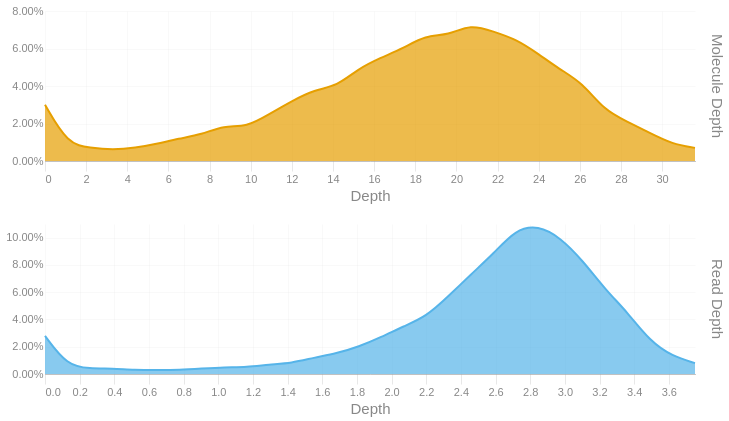

The notebook cell this image was saved under:
### Code cell
readdep = depth_hist(tb['Read Depth'], q99, 3)
readdep = readdep.with_columns(pl.lit('Read Depth').alias('Metric'))
if not SKIPLR:
    moldep = depth_hist(tb['Molecule Depth'], mol_q99, 1)
    moldep = moldep.with_columns(pl.lit('Molecule Depth').alias('Metric'))
    _hist = pl.concat([readdep, moldep])
    _hist = _hist.filter(pl.col('Proportion') != 0)
    with SafeRender(_hist):
        (
            alt.Chart(_hist)        
            .mark_area(interpolate = "basis")
            .encode(
                x=alt.X('Bin:Q').scale(domainMin=0).axis(alt.Axis(title='Depth')),
                y = alt.Y('Proportion:Q', title = None).axis(format = '.2%'),
                color = alt.Color('Metric:N').legend(None),
                row = alt.Row("Metric:N").header(title = None, labelOrient = 'right'),
                tooltip = [
                    alt.Tooltip("Metric:N", title = "Metric"),
                    alt.Tooltip('Interval:N', title = "Depth Interval"),
                    alt.Tooltip('Proportion:Q', title = "% Alignments").format('.2%')
                ]
            )
            .resolve_scale(x='independent', y='independent')
            .properties(
                height = 150, width = 650,
                usermeta={'embedOptions': {'downloadFileName': f'{samplename}.depth.hist'}}
            )
        ).display()
else:
    readdep = readdep.filter(pl.col('Proportion') != 0)
    with SafeRender(readdep):
        (
            alt.Chart(readdep)        
            .mark_area(interpolate = "basis")
            .encode(
                x=alt.X('Bin:Q').scale(domainMin=0).axis(alt.Axis(title='Depth')),
                y = alt.Y('Proportion:Q', title = None).axis(format = '.2%'),
                tooltip = [
                    alt.Tooltip('Interval:N', title = "Depth Interval"),
                    alt.Tooltip('Proportion:Q', title = "% Alignments").format('.2%')
                ]
            )
            .properties(
                usermeta={'embedOptions': {'downloadFileName': f'{samplename}.depth.hist'}}
            )
        ).display()

### Figure 1 — Vega-Lite specification as saved in the notebook (floating-point values rounded to 4 significant figures)
{"width": 650, "height": 150, "config": {"title": {"anchor": "start", "dy": -15, "fontSize": 18, "color": "#888888", "subtitleColor": "#888888", "subtitleFontSize": 14}, "arc": {"fill": "#0072B2"}, "axis": {"domainColor": "#888888", "domainWidth": 0.5, "gridWidth": 0.2, "grid": false, "titleFontWeight": 400, "titleFontSize": 15, "labelFontSize": 11, "labelColor": "#888888", "tickColor": "#888888", "tickWidth": 0.2, "titleColor": "#888888"}, "axisBand": {"grid": false}, "axisX": {"grid": true, "tickSize": 10, "domainCap": "round"}, "axisY": {"domain": false, "grid": true, "tickSize": 0, "domainCap": "round"}, "background": "transparent", "header": {"labelFontSize": 15, "labelColor": "#888888", "titleFontSize": 15, "titleFontWeight": 600, "titleColor": "#888888"}, "legend": {"labelFont": "sans-serif", "labelFontSize": 12, "labelColor": "#888888", "symbolSize": 100, "symbolType": "circle", "titleFontSize": 12, "titlePadding": 10, "titleColor": "#888888", "title": null}, "range": {"category": ["#E69F00", "#56B4E9", "#009E73", "#F0E442", "#0072B2", "#D55E00", "#CC79A7", "#000000"], "diverging": ["#cfe8f3", "#a2d4ec", "#73bfe2", "#46abdb", "#1696d2", "#12719e"]}, "area": {"fill": "#0072B2", "fillOpacity": 0.7, "line": true, "strokeOpacity": 0.7}, "line": {"color": "#0072B2", "stroke": "#0072B2", "strokeWidth": 2}, "trail": {"color": "#0072B2", "stroke": "#0072B2", "strokeWidth": 0, "size": 1}, "point": {"filled": true, "fillOpacity": 1.0, "size": 95}, "text": {"color": "#888888", "fontSize": 11, "align": "right", "fontWeight": 400, "size": 11}, "bar": {"fill": "#0072B2", "stroke": null}, "view": {"stroke": null, "continuousWidth": 660, "continuousHeight": 400}}, "data": {"name": "data-d1391083c9f9792e7130aff08060912d"}, "mark": {"type": "area", "interpolate": "basis"}, "encoding": {"color": {"field": "Metric", "legend": null, "type": "nominal"}, "row": {"field": "Metric", "header": {"title": null, "labelOrient": "right"}, "type": "nominal"}, "tooltip": [{"field": "Metric", "title": "Metric", "type": "nominal"}, {"field": "Interval", "title": "Depth Interval", "type": "nominal"}, {"field": "Proportion", "format": ".2%", "title": "% Alignments", "type": "quantitative"}], "x": {"axis": {"title": "Depth"}, "field": "Bin", "scale": {"domainMin": 0}, "type": "quantitative"}, "y": {"axis": {"format": ".2%"}, "field": "Proportion", "title": null, "type": "quantitative"}}, "resolve": {"scale": {"x": "independent", "y": "independent"}}, "usermeta": {"embedOptions": {"downloadFileName": "S1_Tusket_021.depth.hist"}}, "$schema": "https://vega.github.io/schema/vega-lite/v6.1.0.json", "datasets": {"data-d1391083c9f9792e7130aff08060912d": [{"Bin": 0.0, "Interval": "0.0-0.129", "Proportion": 0.028, "Metric": "Read Depth"}, {"Bin": 0.129, "Interval": "0.129-0.259", "Proportion": 0.006, "Metric": "Read Depth"}, {"Bin": 0.259, "Interval": "0.259-0.388", "Proportion": 0.004, "Metric": "Read Depth"}, {"Bin": 0.388, "Interval": "0.388-0.517", "Proportion": 0.004, "Metric": "Read Depth"}, {"Bin": 0.517, "Interval": "0.517-0.647", "Proportion": 0.003, "Metric": "Read Depth"}, {"Bin": 0.647, "Interval": "0.647-0.776", "Proportion": 0.003, "Metric": "Read Depth"}, {"Bin": 0.776, "Interval": "0.776-0.905", "Proportion": 0.003, "Metric": "Read Depth"}, {"Bin": 0.905, "Interval": "0.905-1.035", "Proportion": 0.004, "Metric": "Read Depth"}, {"Bin": 1.035, "Interval": "1.035-1.164", "Proportion": 0.005, "Metric": "Read Depth"}, {"Bin": 1.164, "Interval": "1.164-1.293", "Proportion": 0.005, "Metric": "Read Depth"}, {"Bin": 1.293, "Interval": "1.293-1.423", "Proportion": 0.007, "Metric": "Read Depth"}, {"Bin": 1.423, "Interval": "1.423-1.552", "Proportion": 0.008, "Metric": "Read Depth"}, {"Bin": 1.552, "Interval": "1.552-1.681", "Proportion": 0.012, "Metric": "Read Depth"}, {"Bin": 1.681, "Interval": "1.681-1.811", "Proportion": 0.015, "Metric": "Read Depth"}, {"Bin": 1.811, "Interval": "1.811-1.94", "Proportion": 0.02, "Metric": "Read Depth"}, {"Bin": 1.94, "Interval": "1.94-2.069", "Proportion": 0.027, "Metric": "Read Depth"}, {"Bin": 2.069, "Interval": "2.069-2.199", "Proportion": 0.035, "Metric": "Read Depth"}, {"Bin": 2.199, "Interval": "2.199-2.328", "Proportion": 0.042, "Metric": "Read Depth"}, {"Bin": 2.328, "Interval": "2.328-2.457", "Proportion": 0.057, "Metric": "Read Depth"}, {"Bin": 2.457, "Interval": "2.457-2.587", "Proportion": 0.073, "Metric": "Read Depth"}, {"Bin": 2.587, "Interval": "2.587-2.716", "Proportion": 0.088, "Metric": "Read Depth"}, {"Bin": 2.716, "Interval": "2.716-2.845", "Proportion": 0.106, "Metric": "Read Depth"}, {"Bin": 2.845, "Interval": "2.845-2.975", "Proportion": 0.109, "Metric": "Read Depth"}, {"Bin": 2.975, "Interval": "2.975-3.104", "Proportion": 0.1, "Metric": "Read Depth"}, {"Bin": 3.104, "Interval": "3.104-3.233", "Proportion": 0.083, "Metric": "Read Depth"}, {"Bin": 3.233, "Interval": "3.233-3.363", "Proportion": 0.062, "Metric": "Read Depth"}, {"Bin": 3.363, "Interval": "3.363-3.492", "Proportion": 0.045, "Metric": "Read Depth"}, {"Bin": 3.492, "Interval": "3.492-3.621", "Proportion": 0.024, "Metric": "Read Depth"}, {"Bin": 3.621, "Interval": "3.621-3.751", "Proportion": 0.013, "Metric": "Read Depth"}, {"Bin": 3.751, "Interval": "3.751-3.88", "Proportion": 0.008, "Metric": "Read Depth"}, {"Bin": 0.0, "Interval": "0.0-1.1", "Proportion": 0.03, "Metric": "Molecule Depth"}, {"Bin": 1.1, "Interval": "1.1-2.2", "Proportion": 0.009, "Metric": "Molecule Depth"}, {"Bin": 2.2, "Interval": "2.2-3.3", "Proportion": 0.007, "Metric": "Molecule Depth"}, {"Bin": 3.3, "Interval": "3.3-4.4", "Proportion": 0.006, "Metric": "Molecule Depth"}, {"Bin": 4.4, "Interval": "4.4-5.4", "Proportion": 0.007, "Metric": "Molecule Depth"}, {"Bin": 5.4, "Interval": "5.4-6.5", "Proportion": 0.009, "Metric": "Molecule Depth"}, {"Bin": 6.5, "Interval": "6.5-7.6", "Proportion": 0.012, "Metric": "Molecule Depth"}, {"Bin": 7.6, "Interval": "7.6-8.7", "Proportion": 0.014, "Metric": "Molecule Depth"}, {"Bin": 8.7, "Interval": "8.7-9.8", "Proportion": 0.019, "Metric": "Molecule Depth"}, {"Bin": 9.8, "Interval": "9.8-10.9", "Proportion": 0.018, "Metric": "Molecule Depth"}, {"Bin": 10.9, "Interval": "10.9-12.0", "Proportion": 0.025, "Metric": "Molecule Depth"}, {"Bin": 12.0, "Interval": "12.0-13.1", "Proportion": 0.032, "Metric": "Molecule Depth"}, {"Bin": 13.1, "Interval": "13.1-14.2", "Proportion": 0.038, "Metric": "Molecule Depth"}, {"Bin": 14.2, "Interval": "14.2-15.2", "Proportion": 0.04, "Metric": "Molecule Depth"}, {"Bin": 15.2, "Interval": "15.2-16.3", "Proportion": 0.049, "Metric": "Molecule Depth"}, {"Bin": 16.3, "Interval": "16.3-17.4", "Proportion": 0.055, "Metric": "Molecule Depth"}, {"Bin": 17.4, "Interval": "17.4-18.5", "Proportion": 0.06, "Metric": "Molecule Depth"}, {"Bin": 18.5, "Interval": "18.5-19.6", "Proportion": 0.067, "Metric": "Molecule Depth"}, {"Bin": 19.6, "Interval": "19.6-20.7", "Proportion": 0.067, "Metric": "Molecule Depth"}, {"Bin": 20.7, "Interval": "20.7-21.8", "Proportion": 0.073, "Metric": "Molecule Depth"}, {"Bin": 21.8, "Interval": "21.8-22.9", "Proportion": 0.069, "Metric": "Molecule Depth"}, {"Bin": 22.9, "Interval": "22.9-24.0", "Proportion": 0.065, "Metric": "Molecule Depth"}, {"Bin": 24.0, "Interval": "24.0-25.0", "Proportion": 0.057, "Metric": "Molecule Depth"}, {"Bin": 25.0, "Interval": "25.0-26.1", "Proportion": 0.049, "Metric": "Molecule Depth"}, {"Bin": 26.1, "Interval": "26.1-27.2", "Proportion": 0.042, "Metric": "Molecule Depth"}, {"Bin": 27.2, "Interval": "27.2-28.3", "Proportion": 0.027, "Metric": "Molecule Depth"}, {"Bin": 28.3, "Interval": "28.3-29.4", "Proportion": 0.021, "Metric": "Molecule Depth"}, {"Bin": 29.4, "Interval": "29.4-30.5", "Proportion": 0.015, "Metric": "Molecule Depth"}, {"Bin": 30.5, "Interval": "30.5-31.6", "Proportion": 0.009, "Metric": "Molecule Depth"}, {"Bin": 31.6, "Interval": "31.6-32.67", "Proportion": 0.007, "Metric": "Molecule Depth"}]}}
